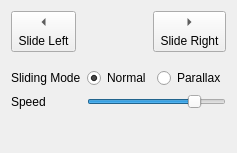
<?xml version="1.0" encoding="UTF-8"?>
<ui version="4.0">
 <class>ControlsForm</class>
 <widget class="QWidget" name="ControlsForm">
  <property name="geometry">
   <rect>
    <x>0</x>
    <y>0</y>
    <width>208</width>
    <height>153</height>
   </rect>
  </property>
  <property name="windowTitle">
   <string>Controls</string>
  </property>
  <layout class="QVBoxLayout" name="verticalLayout">
   <item>
    <layout class="QHBoxLayout" name="horizontalLayout">
     <item>
      <widget class="QToolButton" name="leftButton">
       <property name="text">
        <string>Slide Left</string>
       </property>
       <property name="toolButtonStyle">
        <enum>Qt::ToolButtonTextUnderIcon</enum>
       </property>
       <property name="arrowType">
        <enum>Qt::LeftArrow</enum>
       </property>
      </widget>
     </item>
     <item>
      <spacer name="horizontalSpacer">
       <property name="orientation">
        <enum>Qt::Horizontal</enum>
       </property>
       <property name="sizeHint" stdset="0">
        <size>
         <width>40</width>
         <height>20</height>
        </size>
       </property>
      </spacer>
     </item>
     <item>
      <widget class="QToolButton" name="rightButton">
       <property name="text">
        <string>Slide Right</string>
       </property>
       <property name="toolButtonStyle">
        <enum>Qt::ToolButtonTextUnderIcon</enum>
       </property>
       <property name="arrowType">
        <enum>Qt::RightArrow</enum>
       </property>
      </widget>
     </item>
    </layout>
   </item>
   <item>
    <spacer name="verticalSpacer_2">
     <property name="orientation">
      <enum>Qt::Vertical</enum>
     </property>
     <property name="sizeType">
      <enum>QSizePolicy::Fixed</enum>
     </property>
     <property name="sizeHint" stdset="0">
      <size>
       <width>20</width>
       <height>10</height>
      </size>
     </property>
    </spacer>
   </item>
   <item>
    <layout class="QFormLayout" name="formLayout">
     <item row="0" column="0">
      <widget class="QLabel" name="label_2">
       <property name="text">
        <string>Sliding Mode</string>
       </property>
      </widget>
     </item>
     <item row="0" column="1">
      <layout class="QHBoxLayout" name="horizontalLayout_2">
       <item>
        <widget class="QRadioButton" name="normalButton">
         <property name="checked">
          <bool>true</bool>
         </property>
         <property name="text">
          <string>Normal</string>
         </property>
        </widget>
       </item>
       <item>
        <widget class="QRadioButton" name="parallaxButton">
         <property name="text">
          <string>Parallax</string>
         </property>
        </widget>
       </item>
      </layout>
     </item>
     <item row="1" column="0">
      <widget class="QLabel" name="label">
       <property name="text">
        <string>Speed</string>
       </property>
      </widget>
     </item>
     <item row="1" column="1">
      <widget class="QSlider" name="speedSlider">
       <property name="value">
        <number>80</number>
       </property>
       <property name="orientation">
        <enum>Qt::Horizontal</enum>
       </property>
      </widget>
     </item>
    </layout>
   </item>
   <item>
    <spacer name="verticalSpacer">
     <property name="orientation">
      <enum>Qt::Vertical</enum>
     </property>
     <property name="sizeHint" stdset="0">
      <size>
       <width>20</width>
       <height>44</height>
      </size>
     </property>
    </spacer>
   </item>
  </layout>
 </widget>
 <resources/>
 <connections/>
</ui>
